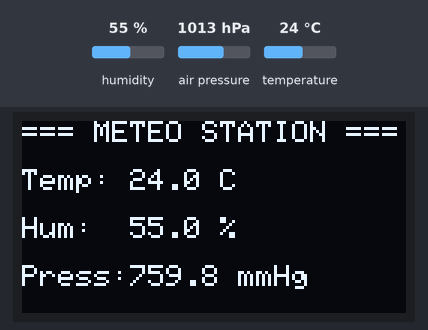
Bench run of a program on a simulated ESP32. Parts: 128×64 one-colour display. The test bench sets the inputs (shaded band); at power-on: humidity 55 %, air pressure 1013 hPa, temperature 24 °C. What the program prints to the serial monitor is not drawn.

Above: at 4.2 s.
4.3 s: humidity set to 22 %
At 6.1 s:
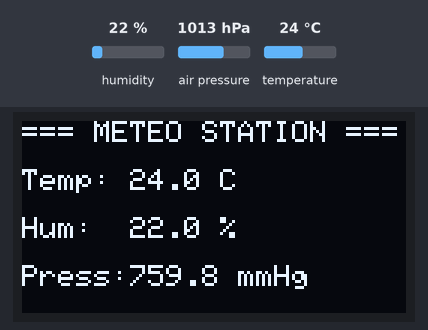
7.0 s: air pressure set to 952 hPa
At 7.5 s:
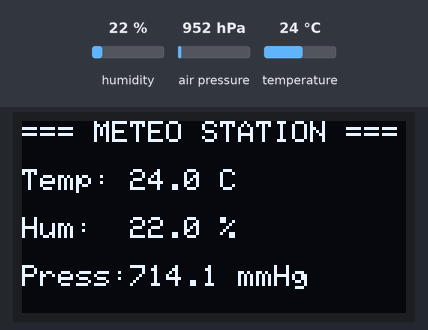
9.7 s: temperature set to 12 °C
At 11.5 s:
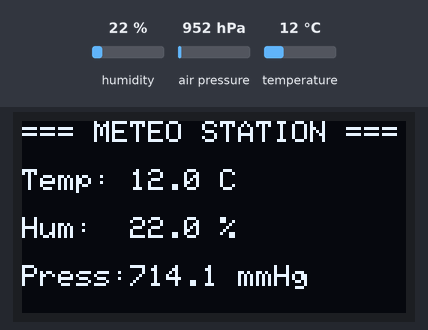
12.7 s: humidity set to 40 %
At 14.1 s:
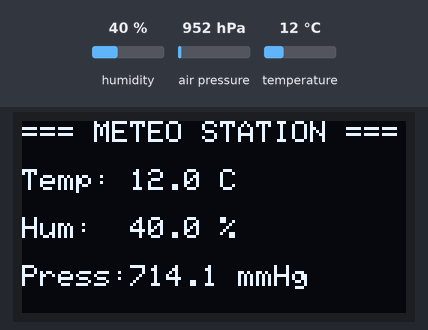
15.4 s: air pressure set to 975 hPa
At 18.1 s:
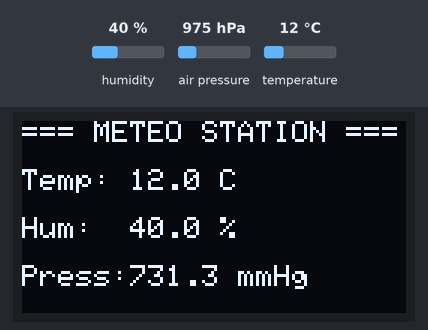
Timing chart, 0 to 19.6 s (numbered marks = the images above; inputs shaded):
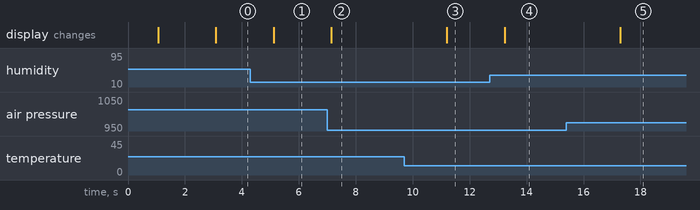

The program:

main.cpp
```cpp
#include <Arduino.h>
#include <Wire.h>
#include <Adafruit_Sensor.h>
#include <Adafruit_BME280.h>
#include <Adafruit_GFX.h>
#include <Adafruit_SSD1306.h>

#define SCREEN_WIDTH 128
#define SCREEN_HEIGHT 64
#define OLED_RESET    -1
Adafruit_SSD1306 display(SCREEN_WIDTH, SCREEN_HEIGHT, &Wire, OLED_RESET);

Adafruit_BME280 bme; // I2C

void setup() {
  Serial.begin(115200);
  delay(1000);

  // Инициализация I2C для ESP32 (стандартные пины GPIO 21 (SDA) и GPIO 22 (SCL))
  Wire.begin(21, 22);

  // Инициализация OLED дисплея (адрес 0x3C)
  if(!display.begin(SSD1306_SWITCHCAPVCC, 0x3C)) {
    Serial.println(F("SSD1306 allocation failed"));
    while(1);
  }

  display.clearDisplay();
  display.setTextSize(1);
  display.setTextColor(SSD1306_WHITE);
  display.setCursor(0,0);
  display.print("Meteo Station Init...");
  display.display();
  delay(2000);

  // Инициализация датчика BME280 (адрес 0x76 или 0x77)
  if (!bme.begin(0x76)) {
    Serial.println("Could not find a valid BME280 sensor, check wiring!");
    display.clearDisplay();
    display.setCursor(0,0);
    display.print("BME280 Error!");
    display.display();
    while (1);
  }
}

void loop() {
  float temp = bme.readTemperature();
  float hum = bme.readHumidity();
  float pressure = bme.readPressure() / 100.0F / 1.333224; // Перевод в мм рт. ст.

  // Вывод в монитор порта
  Serial.printf("Temp: %.2f C | Hum: %.2f %% | Press: %.2f mmHg\n", temp, hum, pressure);

  // Вывод на OLED дисплей
  display.clearDisplay();
  display.setCursor(0, 0);
  display.setTextSize(1);
  display.println("=== METEO STATION ===");

  display.setCursor(0, 16);
  display.printf("Temp: %.1f C", temp);

  display.setCursor(0, 32);
  display.printf("Hum:  %.1f %%", hum);

  display.setCursor(0, 48);
  display.printf("Press:%.1f mmHg", pressure);

  display.display();

  delay(2000);
}
```

Measured:
- after the input at 4.3 s, the display: changes after 0.81 s (image 1)
- after the input at 7.0 s, the display: changes after 0.14 s (image 2)
- after the input at 9.7 s, the display: changes after 1.5 s (image 3)
- after the input at 12.7 s, the display: changes after 0.53 s (image 4)
- after the input at 15.4 s, the display: changes after 1.9 s (image 5)
